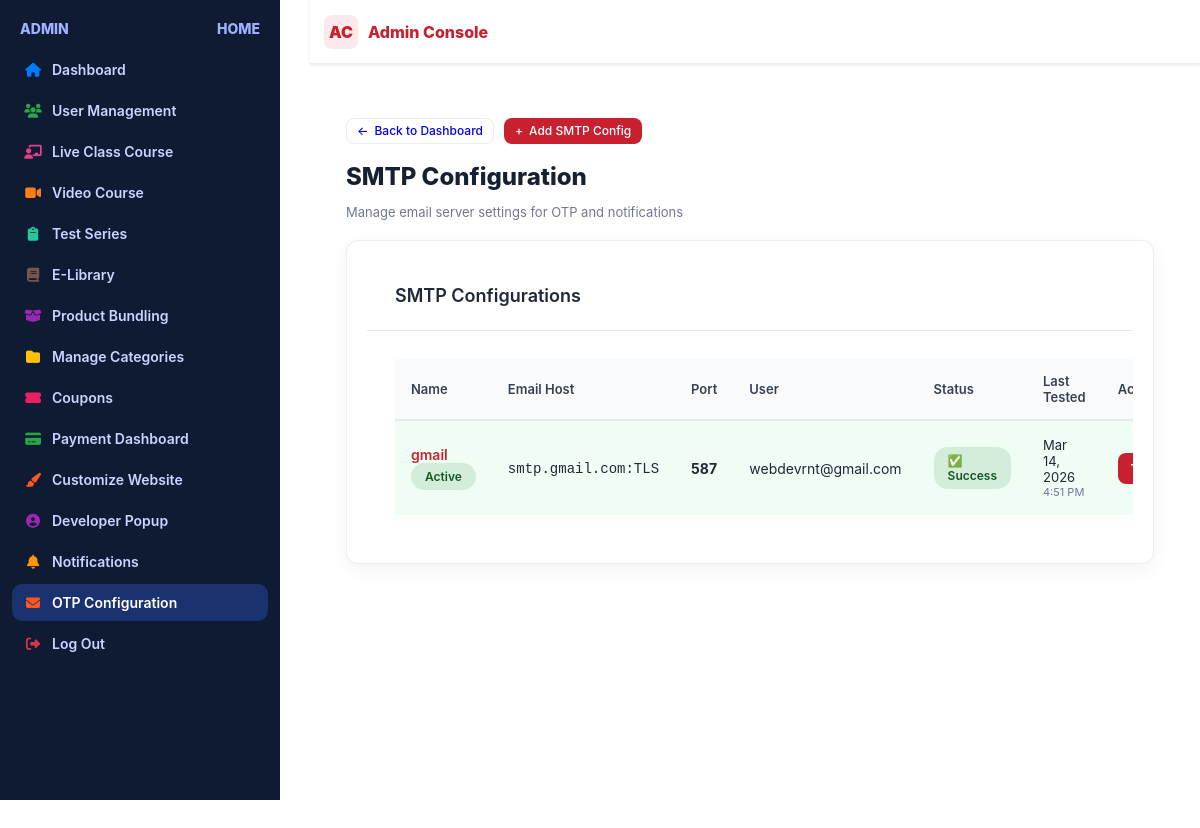
The page /smtp/ (signed in) on the database its author committed.
### adminpanel/models.py (models this page shows, shortened)
class SMTPConfiguration(models.Model):
    BACKEND_CHOICES = [
        ('django.core.mail.backends.smtp.EmailBackend', 'SMTP Backend'),
        ('django.core.mail.backends.console.EmailBackend', 'Console Backend (Development)'),
    ]
    name = models.CharField(max_length=100, default="Default SMTP")
    email_backend = models.CharField(max_length=200, choices=BACKEND_CHOICES, default='django.core.mail.backends.smtp.EmailBackend')
    email_host = models.CharField(max_length=200, default='smtp.gmail.com', help_text="SMTP server hostname")
    email_port = models.IntegerField(default=587, help_text="SMTP server port (587 for TLS, 465 for SSL)")
    email_use_tls = models.BooleanField(default=True, help_text="Use TLS encryption")
    email_use_ssl = models.BooleanField(default=False, help_text="Use SSL encryption")
    email_host_user = models.EmailField(help_text="Email address for authentication")
    email_host_password = models.CharField(max_length=200, help_text="Email password or app password")
    default_from_email = models.EmailField(help_text="Default sender email address")
    is_active = models.BooleanField(default=True)
    created_at = models.DateTimeField(auto_now_add=True)
    updated_at = models.DateTimeField(auto_now=True)
    last_tested = models.DateTimeField(null=True, blank=True)
    test_status = models.CharField(max_length=20, choices=[
        ('success', 'Success'),
        ('failed', 'Failed'),
        ('pending', 'Pending')
    ], default='pending')
    class Meta:
        ordering = ['-is_active', '-created_at']
        verbose_name = "SMTP Configuration"
        verbose_name_plural = "SMTP Configurations"

### adminpanel/views.py (the view)
# urls.py: path('smtp/', views.smtp_configuration, name='smtp_configuration'),
@login_required
def smtp_configuration(request):
    configurations = SMTPConfiguration.objects.all()
    active_config = configurations.filter(is_active=True).first()
    context = {
        'configurations': configurations,
        'active_config': active_config,
        'total_configs': configurations.count(),
        'tested_configs': configurations.filter(test_status='success').count(),
    }
    return render(request, 'adminpanel/smtp_configuration.html', context)

### adminpanel/context_processors.py (called while the page is built)
def navbar_settings(request):
    try:
        settings = NavbarSettings.objects.filter(is_active=True).first()
        if not settings:
            settings = NavbarSettings.objects.create()
        return {'navbar_settings': settings}
    except Exception as e:
        print(f"Error in navbar_settings context processor: {e}")
        return {'navbar_settings': None}

def footer_settings(request):
    try:
        settings = FooterSettings.objects.filter(is_active=True).first()
        footer_links = FooterLink.objects.filter(is_active=True)
        footer_legal_links = FooterLegalLink.objects.filter(is_active=True)
        if not settings:
            settings = FooterSettings.objects.create()
        return {
            'footer_settings': settings,
            'footer_links': footer_links,
            'footer_legal_links': footer_legal_links,
        }
    except Exception as e:
        print(f"Error in footer_settings context processor: {e}")
        return {
            'footer_settings': None,
            'footer_links': [],
            'footer_legal_links': [],
        }

### base/templatetags/navbar_tags.py (called while the page is built)
@register.simple_tag
def get_favicon_url():
    try:
        settings = NavbarSettings.objects.first()
        if settings and settings.favicon:
            return settings.favicon.url
        return None
    except:
        return None

### video_courses/context_processors.py (called while the page is built)
def categories_context(request):
    categories = Category.objects.all()
    return {
        'navbar_categories': categories
    }

### adminpanel/templates/adminpanel/smtp_configuration.html (shortened to what this page needs)
{% extends 'admin_dashboard.html' %}
{% load static %}
{% block content %}
<div class="wrapper">
    <div class="nav-buttons">
        <a href="{% url 'admindashboard' %}" class="btn">
            <span>←</span> Back to Dashboard
        </a>
        <a href="{% url 'smtp_create' %}" class="btn btn-primary">
            <span>+</span> Add SMTP Config
        </a>
    </div>
    <h1 class="h1">SMTP Configuration</h1>
    <p class="small">Manage email server settings for OTP and notifications</p>
    <div class="panel">
        <div class="admin-card-hd">
            <h3 class="panel-title">SMTP Configurations</h3>
        </div>
        {% if configurations %}
            <div class="admin-card-bd desktop-view">
                <table class="admin-table">
                    <thead>
                        <tr>
                            <th>Name</th>
                            <th>Email Host</th>
                            <th>Port</th>
                            <th>User</th>
                            <th>Status</th>
                            <th>Last Tested</th>
                            <th>Actions</th>
                        </tr>
                    </thead>
                    <tbody>
                        {% for config in configurations %}
                            <tr id="smtp-row-{{ config.id }}" {% if config.is_active %}style="background: #f0fdf4;"{% endif %}>
                                <td>
                                    <div class="coupon-code">
                                        {{ config.name }}
                                        {% if config.is_active %}
                                            <span class="status-badge status-active">Active</span>
                                        {% endif %}
                                    </div>
                                </td>
                                <td>
                                    <code>{{ config.email_host }}{% if config.email_use_tls %}:TLS{% endif %}{% if config.email_use_ssl %}:SSL{% endif %}</code>
                                </td>
                                <td><strong>{{ config.email_port }}</strong></td>
                                <td>{{ config.email_host_user }}</td>
                                <td>
                                    {% if config.test_status == 'success' %}
                                        <span class="status-badge status-active">✅ Success</span>
                                    {% elif config.test_status == 'failed' %}
                                        <span class="status-badge status-expired">❌ Failed</span>
                                    {% else %}
                                        <span class="status-badge status-inactive">⏳ Pending</span>
                                    {% endif %}
                                </td>
                                <td>
                                    {% if config.last_tested %}
                                        <div style="font-size: 13px;">{{ config.last_tested|date:"M d, Y" }}</div>
                                        <div style="font-size: 11px; color: var(--admin-muted);">{{ config.last_tested|date:"g:i A" }}</div>
                                    {% else %}
                                        <span style="color: var(--admin-muted); font-style: italic;">Never tested</span>
                                    {% endif %}
                                </td>
                                <td>
                                    <div class="row-actions">
                                        <button onclick="testSMTP({{ config.id }})" class="btn btn-primary" id="test-btn-{{ config.id }}">Test</button>
                                    </div>
                                </td>
                            </tr>
                        {% endfor %}
                    </tbody>
                </table>
            </div>
        {% endif %}
    </div>
</div>
{% endblock %}

### adminpanel/templates/admin_dashboard.html (style rules this page uses)
html, body { width: 100%; height: 100%; margin: 0; padding: 0; background: #ffffff; }
:root { --admin-bg: #ffffff; --admin-panel: #ffffff; --admin-panel-2: #fafbff; --admin-border: #e9ecf3; --admin-muted: #707793; --admin-text: #162033; --admin-primary: #c7212f; --admin-primary-600: #ad1830; --admin-primary-100: #fde8eb; --admin-accent: #2d65f2; --admin-success: #16a34a; --admin-warning: #f59e0b; --admin-danger: #dc2626; --admin-card-shadow: 0 6px 18px rgba(16,24,40,0.05); --admin-radius: 14px; --admin-radius-sm: 10px; --admin-ring: 0 0 0 3px rgba(199,33,47,.2); --input-border: #d1d5db; --input-border-focus: #c7212f; --input-bg: #ffffff; }
html, body { height: auto !important; overflow-y: auto !important; scroll-behavior: smooth; }
.admin-card-hd { display: flex; align-items: center; justify-content: space-between; padding: 24px 28px; border-bottom: 1px solid #e5e7eb; flex-wrap: nowrap; gap: 12px; }
.admin-card-hd h3 { margin: 0; flex-shrink: 0; font-size: 18px; font-weight: 600; color: #1f2937; }
.admin-card-bd { padding: 28px; overflow-x: auto; }
.admin-table { width: 100%; border-collapse: separate; border-spacing: 0; background: var(--admin-panel); position: relative; }
.admin-table thead th { background: #f9fafb; padding: 14px 16px; text-align: left; font-weight: 600; font-size: 13px; text-transform: none; letter-spacing: normal; border-bottom: 2px solid #e5e7eb; color: #374151; }
.admin-table tbody td { padding: 16px; border-bottom: 1px solid #f3f4f6; font-size: 14px; color: #1f2937; }
.admin-table tbody tr:last-child td { border-bottom: none; }
.status-badge { display: inline-block; padding: 6px 14px; border-radius: 14px; font-size: 12px; font-weight: 600; }
.status-active, .status-success { background: #d4edda; color: #155724; }
.admin-table td:last-child { position: relative; overflow: visible; }
* { box-sizing: border-box; }
body { margin: 0; font-family: 'Inter', system-ui, -apple-system, Segoe UI, Roboto, Arial, sans-serif; background: var(--admin-bg); color: var(--admin-text); }
.wrapper { max-width: 1200px; margin: 24px auto; padding: 0 16px; min-height: auto; }
.h1 { font-size: 24px; font-weight: 800; margin: 0 0 6px; }
.small { color: var(--admin-muted); font-size: 13px; margin-bottom: 12px; }
.panel { background: var(--admin-panel); border: 1px solid var(--admin-border); border-radius: 12px; box-shadow: var(--admin-card-shadow); padding: 20px; margin-top: 20px; }
.panel-title { font-size: 18px; font-weight: 700; margin: 0 0 16px 0; color: var(--admin-text); }
.nav-buttons { display: flex; align-items: center; gap: 10px; margin-bottom: 18px; }
.btn { border: 1px solid var(--admin-border); background: #fff; border-radius: 8px; padding: 8px 12px; cursor: pointer; font-weight: 600; font-size: 13px; text-decoration: none; display: inline-flex; align-items: center; justify-content: center; gap: 6px; line-height: 1; vertical-align: middle; transition: all 0.2s ease; }
.btn-primary { background: var(--admin-primary); color: #fff; border-color: transparent; }
.nav-buttons .btn { padding: 6px 10px; font-size: 12px; font-weight: 500; }
.coupon-code { font-weight: 600; color: var(--admin-primary); }
.row-actions { display: flex; gap: 8px; align-items: center; }

### adminpanel/templates/adminpanel/smtp_configuration.html (style rules this page uses)
.desktop-view { display: block; }

### rows shown on the page
SMTPConfiguration: name "gmail", is_active "Active", email_host "smtp.gmail.com", email_use_tls ":TLS", email_port "587", email_host_user "webdevrnt@gmail.com", test_status "✅ Success", last_tested "Mar 14, 2026", last_tested "4:51 PM"
